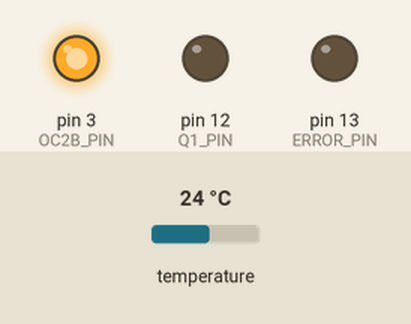
Bench run of a program on a simulated Arduino Nano, built with avr-gcc and run on an emulated ATmega328P. Parts: output pins drawn as LEDs (lit = HIGH). Inputs (shaded band) come from the test bench; at power-on: temperature 24 °C.

Above: at 3.3 s.
3.4 s: temperature set to 30.6 °C
5.9 s: temperature set to 31.8 °C
At 7.6 s:
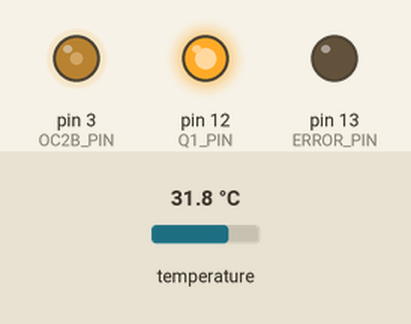
8.4 s: temperature set to 12 °C
At 10.0 s:
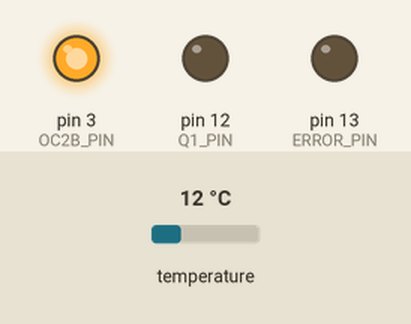
11.1 s: temperature set to 33 °C
At 11.8 s:
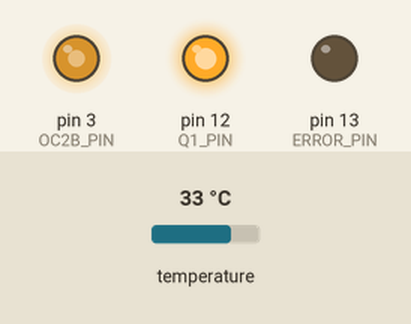
13.6 s: temperature set to 41 °C
At 15.4 s:
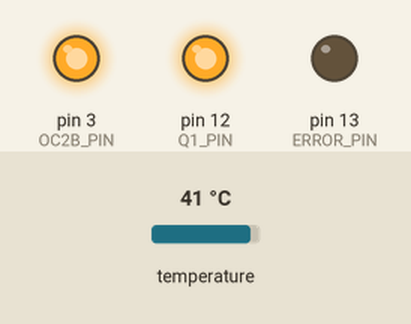
16.5 s: temperature set to 19 °C
At 17.2 s:
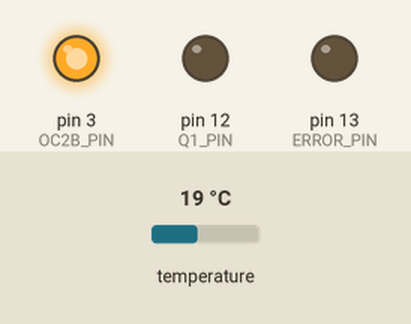
Timing chart, 0 to 19.5 s (numbered marks = the images above; inputs shaded):
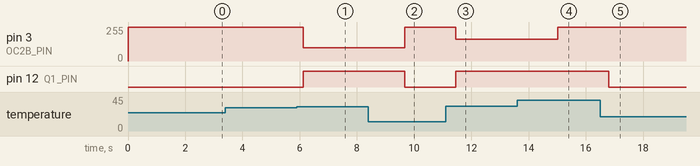

The program:

main.cpp
```cpp
#include <Arduino.h>
#include <OneWire.h>
#include <DallasTemperature.h>

// https://forum.arduino.cc/index.php?topic=415167.0
extern "C" {
    #include "ATmegaTimers.h"
}

enum State {HOT, WARM, COLD, ERROR, STATE_COUNT};
State state = State::COLD;

#define ONE_WIRE_BUS  11
#define Q1_PIN        12
#define ERROR_PIN     13

//#define DEBUGGING              1         // comment out when not used
#define DELAY                  1000      // Miliseconds
#define MAX_TEMP_THRESHOLD     34.75     // MUST BE GIVEN AS A MULTIPLY BY 0.25 !!!
#define DELTA_TEMP             3.5
#define MIN_FAN_PERCENTAGE     30.0
#define MAX_CONSECUTIVE_ERRORS 5

float dc = 0.0;
float temps[5];
float maxTemp = 0;
float minTemp = 0;
uint8_t numberOfSensors = 0;
uint8_t i = 0;
uint8_t errors = 0;

const float MIN_TEMP_THRESHOLD = MAX_TEMP_THRESHOLD - DELTA_TEMP;
const float k = (float)(100.0 - MIN_FAN_PERCENTAGE) / (float)DELTA_TEMP;
const float q = 100.0 - k * MAX_TEMP_THRESHOLD;
const uint16_t SHORT_DELAY = DELAY >> 3;

// Setup a oneWire instance to communicate with any OneWire devices
// (not just Maxim/Dallas temperature ICs)
// Pass our oneWire reference to Dallas Temperature.
OneWire oneWire(ONE_WIRE_BUS);
DallasTemperature sensors(&oneWire);


void setup() {
    pinMode(Q1_PIN, OUTPUT);
    digitalWrite(Q1_PIN, LOW);
    state = State::COLD;

    pinMode(ERROR_PIN, OUTPUT);
    digitalWrite(ERROR_PIN, LOW);

    #ifdef DEBUGGING
    Serial.begin(115200);
    Serial.println("HeizBooster!");
    #endif

    PWM_init(25000, 16000000);    // Resolution: 1/80 * 100(%) == 1.25%
    PWM_setDutyCycle(100);        // at 0% there will always be narrow spike
}


void loop() {
    // Initialization of the bus
    sensors.begin();
    // Get number of sensors present on the bus
    numberOfSensors = sensors.getDS18Count();

    if (numberOfSensors == 0) {
        state = State::ERROR;
        #ifdef DEBUGGING
        Serial.println("Have not found any DS18xxx device!");
        #endif
    }
    else if (numberOfSensors > 5) {
        state = State::ERROR;
        #ifdef DEBUGGING
        Serial.println("Found too many DS18xxx devices!");
        #endif
    }
    else {
        #ifdef DEBUGGING
        Serial.print("Number of found DS18xxx devices: ");
        Serial.println(numberOfSensors);
        #endif

        // call sensors.requestTemperatures() to issue a global temperature
        // request to all devices on the bus
        sensors.requestTemperatures(); // Send the command to get temperature readings

        // Saving temperatures
        for (i = 0; i < numberOfSensors; i++) {
            temps[i] = sensors.getTempCByIndex(i);
        }

        #ifdef DEBUGGING
        Serial.print("temps: [");
        for (i = 0; i < numberOfSensors; i++) {
            Serial.print(temps[i]);
            if (i+1 != numberOfSensors) {
                Serial.print(", ");
            }
        }
        Serial.println("]");
        #endif

        // Finding maximum and minimum of saved temperatures
        minTemp = maxTemp = temps[0];
        for (i = 1; i < numberOfSensors; i++) {
            if (maxTemp < temps[i]) {
                maxTemp = temps[i];
            }
            if (minTemp > temps[i]) {
                minTemp = temps[i];
            }
        }

        // Determine the state based on the temperature
        // Check if there is incorrect value like DEVICE_DISCONNECTED_C
        if (minTemp == DEVICE_DISCONNECTED_C) {
            state = State::ERROR;
        }
        else {
            if (MAX_TEMP_THRESHOLD <= maxTemp) {
                // temp: <34.75, +inf)
                state = State::HOT;
            }
            else if ((MIN_TEMP_THRESHOLD <= maxTemp) && (maxTemp < MAX_TEMP_THRESHOLD)) {
                // temp: <31.25, 34.75)
                state = State::WARM;
            }
            else {
                // temp: (-inf, 31.25)
                state = State::COLD;
            }
        }

    }

    // Take action based on the state
    switch(state) {
        case State::HOT:
            errors = 0;
            digitalWrite(Q1_PIN, HIGH);
            PWM_setDutyCycle(100);
            break;
        case State::WARM:
            errors = 0;
            digitalWrite(Q1_PIN, HIGH);

            dc = k * maxTemp + q;
            dc = PWM_setDutyCycle(dc);

            #ifdef DEBUGGING
            Serial.print("Running at ");
            Serial.print(dc);
            Serial.println("%");
            #endif
            break;
        case State::COLD:
            errors = 0;
            digitalWrite(Q1_PIN, LOW);
            PWM_setDutyCycle(100); // No narrow spike at the OCR2B == TOP
            // ??? Maybe turn off clock for timer2?
            break;
        case State::ERROR:
        default:
            errors++;
            if (errors > MAX_CONSECUTIVE_ERRORS) {
                digitalWrite(Q1_PIN, LOW); // Turn off fans
                errors = 0;
            }
            for (i = 0; i < 4; i++) {
                digitalWrite(ERROR_PIN, HIGH);
                delay(SHORT_DELAY);
                digitalWrite(ERROR_PIN, LOW);
                delay(SHORT_DELAY);
            }
            break;
    }
    delay(DELAY);
}
```

ATmegaTimers.h
```cpp
#ifndef _ATmegaTimers_H_
#define _ATmegaTimers_H_

#include <inttypes.h>
#include "Arduino.h"

// TC0
#define OC0A_PIN 6
#define OC0B_PIN 5
// TC1
#define OC1A_PIN 9
#define OC1B_PIN 10
// TC2
#define OC2A_PIN 11
#define OC2B_PIN 3


// TOP_AT_FEQUENCY means the TOP value which counter can achieve to function at desired frequency.
static volatile uint8_t TOP_AT_FEQUENCY = 0xFF;


/**
 * Initializes Timer/Counter 2, Fast PWM waveform generation.
 *
 * @param  f        Desired frequency at the output of OC2B pin.
 * @param  clk_cpu  Frequency at which CPU operates. Default is 16 000 000 Hz.
 * @return          Returns 0 when given frequency is not possible, otherwise 1.
 */
uint8_t PWM_init(float f, uint32_t clk_cpu);


/**
 * Sets OCR2B register based on given percantage as parameter.
 *
 * @param   p   Floating-point number in percentage.
 * @return      Returns percentage that were saved in OCR2B register.
 */
float PWM_setDutyCycle(float p);


/**
 * Initializes Timer/Counter 1. CTC mode. You must initialize ISR(TIMER1_COMPA_vect).
 *
 * @param   f       Desired frequency of ISR(TIMER1_COMPA_vect) interrupt service routine.
 * @param  clk_cpu  Frequency at which CPU operates. Default is 16 000 000 Hz.
 * @return          Returns 0 when given frequency is not possible, otherwise 1.
 */
uint16_t TC1_init(float f, uint32_t clk_cpu);


#endif
```

ATmegaTimers.c
```cpp
#include "ATmegaTimers.h"


/**
 * Initializes Timer/Counter 2, Fast PWM waveform generation.
 *
 * @param  f        Desired frequency at the output of OC2B pin.
 * @param  clk_cpu  Frequency at which CPU operates. Default is 16 000 000 Hz.
 * @return          Returns 0 when given frequency is not possible, otherwise 1.
 */
uint8_t PWM_init(float f, uint32_t clk_cpu) {
    pinMode(OC2B_PIN, OUTPUT);
    TOP_AT_FEQUENCY = ((clk_cpu / 8 ) / f) - 1;
    if (TOP_AT_FEQUENCY > 0xFF) {
        return 0;
    }

    TCCR2A = 0;                              // TC2 Control Register A
    TCCR2B = 0;                              // TC2 Control Register B
    TIMSK2 = 0;                              // TC2 Interrupt Mask Register
    TIFR2 = 0;                               // TC2 Interrupt Flag Register
    TCCR2A |= (1 << COM2B1);                 // Clear OC2B on Compare Match, set OC2B at BOTTOM (non-inverting mode)
    TCCR2A |= (1 << WGM21) | (1 << WGM20);   // Fast PWM (Mode 7)
    TCCR2B |= (1 << WGM22) | (1 << CS21);    // prescaler 8: 16 MHz / 8 == 2 MHz
    OCR2A = TOP_AT_FEQUENCY;                 // TOP_AT_FEQUENCY means the TOP value which counter can achieve to satisfy required frequency
    OCR2B = 0;                               // P = <BOTTOM, TOP_AT_FEQUENCY>
    return 1;
}


/**
 * Sets OCR2B register based on given percantage as parameter.
 *
 * @param   p   Floating-point number in percentage.
 * @return      Returns percentage that were saved in OCR2B register.
 */
float PWM_setDutyCycle(float p) {
    uint8_t ocrv = ((TOP_AT_FEQUENCY + 1) * (p / 100.0));
    if (ocrv == 0) {
        OCR2B = TOP_AT_FEQUENCY;
        return 100.0;
    }
    else {
        OCR2B = ocrv - 1;
        return ((float)ocrv / (float)(TOP_AT_FEQUENCY + 1) * 100);
    }
}


/**
 * Initializes Timer/Counter 1. CTC mode. You must initialize ISR(TIMER1_COMPA_vect).
 *
 * @param   f       Desired frequency of ISR(TIMER1_COMPA_vect) interrupt service routine.
 * @param  clk_cpu  Frequency at which CPU operates. Default is 16 000 000 Hz.
 * @return          Returns 0 when given frequency is not possible, otherwise 1.
 */
uint16_t TC1_init(float f, uint32_t clk_cpu) {
    uint16_t TOP = ((clk_cpu / 64 ) / f) - 1;
    if (TOP > 0xFFFF) {
        return 0;
    }

    //SREG |= (1 << SREG_I);
    TCCR1A = 0;                              // TC1 Control Register A
    TCCR1B = 0;                              // TC1 Control Register B
    TIMSK1 = 0;                              // TC1 Interrupt Mask Register
    TIFR1 = 0;                               // TC1 Interrupt Flag Register

    TIFR1 |= (1 << OCF1A);                   // TC1, Output Compare A Match Flag
    TCCR1B |= (1 << WGM12);                  // CTC (Mode 4)
    TCCR1B |= (1 << CS10) | (1 << CS11);     // prescaler 64:
    OCR1A = TOP;                             // Maximal value a counter can reach before it start counting again from 0
    TIMSK1 = (1 << OCIE1A);                  // TC1, Output Compare A Match Interrupt Enable
    sei();                                   // Enable global interrupt
    TCNT1 = 0;                               // Reset counter

    OCR1B = 0;                               // Not used - set to 0
    return 1;
}
```

Measured:
- the behaviour switches between 31.2 and 31.3 °C on temperature (found by bisection; images 0 and 1)
- after the input at 3.4 s, every drawn part: stays the same
- after the input at 5.9 s, pin 3 (OC2B_PIN): 255/255 → 100/255 after 0.22 s; pin 12 (Q1_PIN): LOW → HIGH after 0.22 s
- after the input at 8.4 s, pin 3 (OC2B_PIN): 100/255 → 255/255 after 1.3 s; pin 12 (Q1_PIN): HIGH → LOW after 1.3 s
- after the input at 11.1 s, pin 3 (OC2B_PIN): 255/255 → 165/255 after 0.36 s; pin 12 (Q1_PIN): LOW → HIGH after 0.36 s
- after the input at 13.6 s, pin 3 (OC2B_PIN): 165/255 → 255/255 after 1.4 s
- after the input at 16.5 s, pin 12 (Q1_PIN): HIGH → LOW after 0.29 s
